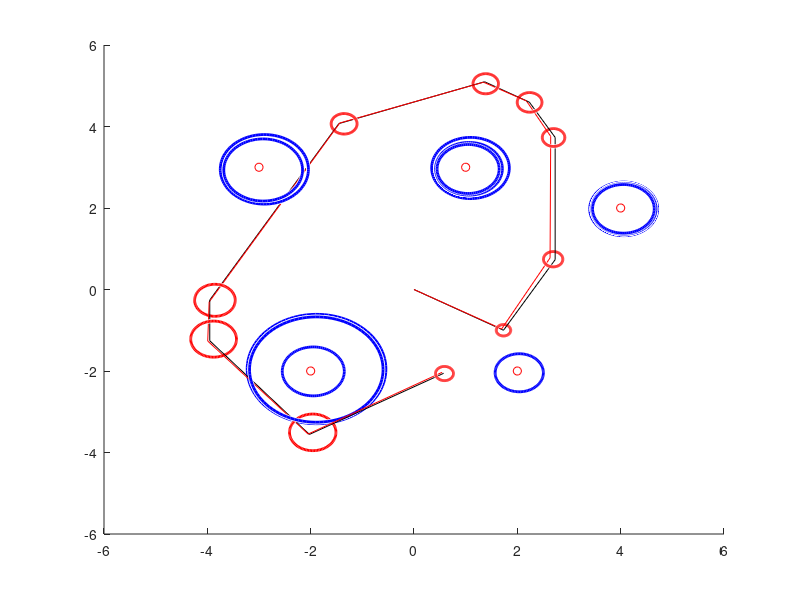

This chart was generated by the following MATLAB code:
%% EKF SLAM algorithm

%% Step 1 : create basic environment

%map size : 10 x 10
%place land marks in arbitrary points
land_marks_x = [ 1 4 2 -3 -2];
land_marks_y = [ 3 2 -2 3 -2];
figure;
scatter(land_marks_x , land_marks_y , 'r');
xlim([-6,6]);
ylim([-6,6]);
hold on;

%initilalise positions
x_p =0;
y_p=0;
x_r =0;
y_r=0;
u = zeros(12,1);
sigma = [[zeros(2,2)  zeros(2,10)];
         [zeros(10,2) 10000*eye(10,10)]];

%moving velocties and angles
vel = [ 2 2 3 1 1 3 5 1 3 3 ];
theta = [ -30 60 90 120 150 200 240 270 310 30]*(pi/180);

%create noises
noise_var_x = 0.001;
noise_var_y = 0.001;
process_noise_cov = [noise_var_x 0;
                     0 noise_var_y];
sensor_noise_1 = 0.0001;
sensor_noise_2 = 0.0001;
sensor_noises_cov = [sensor_noise_1 0;
                     0 sensor_noise_2];


%% step 2 : create moving model and algorithm
for i = 1:size(vel')
    %planed trajectory
    pre_x_p = x_p;
    pre_y_p = y_p;
    x_p  = pre_x_p + vel(i)*cos(theta(i));
    y_p  = pre_y_p + vel(i)*sin(theta(i));
    plot([pre_x_p x_p] , [pre_y_p y_p],'black');
    
    %real trajectory
    pre_x_r = x_r;
    pre_y_r = y_r;
    x_r  = pre_x_r + vel(i)*cos(theta(i))+ wgn(1,1,noise_var_x,'linear');
    y_r  = pre_y_r + vel(i)*sin(theta(i))+ wgn(1,1,noise_var_y,'linear');
    plot([pre_x_r x_r] , [pre_y_r y_r],'r');
    
    %KF implmentation
    
    %Prediction stage
    F_x = [1 0 0 0 0 0 0 0 0 0 0 0;
           0 1 0 0 0 0 0 0 0 0 0 0];
      
    u_bar = u + F_x'*[vel(i)*cos(theta(i));
                          vel(i)*sin(theta(i))];
   
    G = eye(12);
    
    sigma_bar = G*sigma*G' + F_x'*process_noise_cov*F_x;
    
    %corection step
    %checkfor each land mark
    for j = 0 : 4
        x1 = (land_marks_x(j+1) - x_r);
        y1 = (land_marks_y(j+1) -y_r);
        r = sqrt(x1*x1 + y1*y1);
        beta = atan(y1 / x1);
        if (x1<0) && (y1>0)
            beta = pi - abs(beta);
        elseif (x1<0) && (y1<0)
            beta = pi + abs(beta);
        end
        
        r = r + wgn(1,1,sensor_noise_1,'linear');
        beta = beta + wgn(1,1,sensor_noise_2,'linear');
        
        z=[r;
           beta];
        
        if r >3
            continue;
        end

        %if land mark never seen before do this
        if (u_bar(2*j+3) == 0) && (u_bar(2*j+4) == 0)
            u_bar(2*j+3) = u_bar(1) + r*cos(beta);
            u_bar(2*j+4) = u_bar(2) + r*sin(beta);
        end
        
        delta_x = -u_bar(1) + u_bar(2*j+3);
        delta_y = -u_bar(2) + u_bar(2*j+4);
        
        delta = [delta_x;
                 delta_y];
             
        q = delta'*delta;
        
        beta_1 = atan(delta_y / delta_x);
        if (delta_x<0) && (delta_y>0)
            beta_1 = pi - abs(beta_1);
        elseif (delta_x<0) && (delta_y<0)
            beta_1 = pi + abs(beta_1);
        end
        
        z_i = [ sqrt(q);
              beta_1];
          
        F_x_j = [[1 0;0 1;0 0; 0 0] zeros(4 , 2*j) [0 0;0 0;1 0;0 1] zeros(4, 10 - 2*(j+1))];
        
        H = (1/q)*[(-sqrt(q)*delta_x) (-sqrt(q)*delta_y) (sqrt(q)*delta_x) (sqrt(q)*delta_y); 
                   (delta_y) (-delta_x) (-delta_y) (delta_x)]*F_x_j;
        
        K = sigma_bar*H'*inv(H*sigma_bar*H' + sensor_noises_cov);
        
         u_bar = u_bar + K*(z-z_i);
         sigma_bar = (eye(12,12) - K*H)*sigma_bar;
    end
    u = u_bar;
    sigma = sigma_bar;
   
    %for object circles display
    viscircles([u(1) u(2)] ,100*sqrt(sigma(1,1)*sigma(1,1)+sigma(2,2)*sigma(2,2)));
    
    %for landmarks circle display   
    for k = 1:5
        if(u(2*k+1)~=0 || u(2*k+1)~=0)   
            var_circles(k)  = viscircles([u(2*k+1) u(2*k+2)] , 300*sqrt(sigma(2*k+1,2*k+1)*sigma(2*k+1,2*k+1)+sigma(2*k+2,2*k+2)*sigma(2*k+2,2*k+2)) , 'Color','b');
        end
    end        
    
    pause(1);
 
% uncomment this if you dont need past circles
%     if i <10
%         for k = 1:5
%             if(u(2*k+1)~=0 || u(2*k+1)~=0)
%                 delete(var_circles(k));
%             end
%         end    
%     end
  
end






